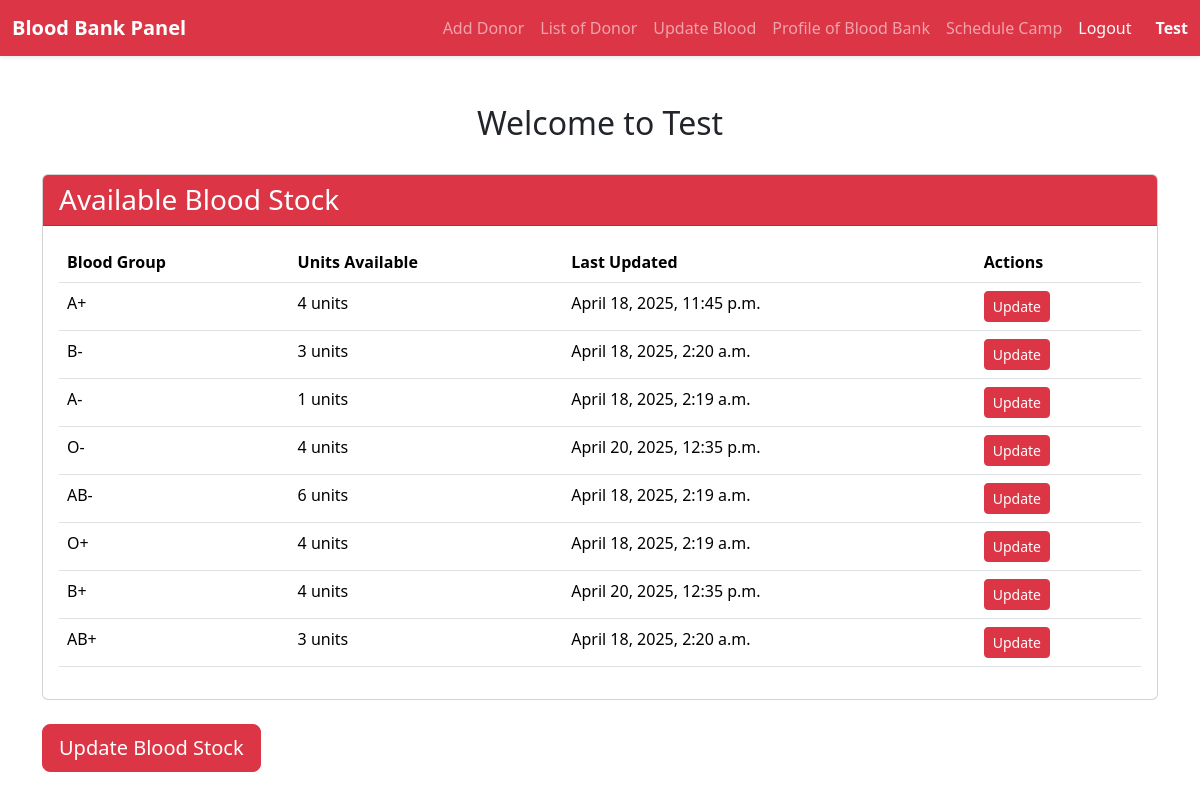
Page /bloodbank/ (signed in) on the committed database.
### core/models.py (models this page shows, shortened)
class BloodBankRegistration(models.Model):
    province = models.CharField(max_length=30, choices=PROVINCE_CHOICES)
    district = models.CharField(max_length=30, choices=DISTRICT_CHOICES)
    city = models.CharField(max_length=100)
    blood_bank_name = models.CharField(max_length=200)
    parent_hospital_name = models.CharField(max_length=200)
    short_name = models.CharField(max_length=100)
    category = models.CharField(max_length=30, choices=CATEGORY_CHOICES)
    contact_person = models.CharField(max_length=100)
    email = models.EmailField()
    contact_no = models.CharField(max_length=30)
    address = models.CharField(max_length=255)
    pincode = models.CharField(max_length=20)
    latitude = models.FloatField()
    longitude = models.FloatField()
    donor_voluntary = models.BooleanField(default=False)
    donor_replacement = models.BooleanField(default=False)
    donor_directed = models.BooleanField(default=False)
    donor_autologous = models.BooleanField(default=False)
    donor_family = models.BooleanField(default=False)
    donor_replacement_external = models.BooleanField(default=False)
    donation_leucapheresis = models.BooleanField(default=False)
    donation_plasmapheresis = models.BooleanField(default=False)
    donation_plateletpheresis = models.BooleanField(default=False)
    donation_whole_blood = models.BooleanField(default=False)
    remark = models.TextField(blank=True)
    username = models.CharField(max_length=100, unique=True)
    password = models.CharField(max_length=128)  # hashed
    submitted_at = models.DateTimeField(auto_now_add=True)

class BloodStock(models.Model):
    BLOOD_GROUP_CHOICES = [
        ('A+', 'A+'), ('A-', 'A-'),
        ('B+', 'B+'), ('B-', 'B-'),
        ('AB+', 'AB+'), ('AB-', 'AB-'),
        ('O+', 'O+'), ('O-', 'O-'),
    ]
    bloodbank = models.ForeignKey(BloodBankRegistration, on_delete=models.CASCADE, related_name='blood_stock')
    blood_group = models.CharField(max_length=3, choices=BLOOD_GROUP_CHOICES)
    units = models.PositiveIntegerField(default=0)
    last_updated = models.DateTimeField(auto_now=True)
    class Meta:
        unique_together = ('bloodbank', 'blood_group')

### core/views.py (the view)
# urls.py: path('bloodbank/', views.bloodbank_dashboard, name='bloodbank_dashboard'),
def bloodbank_dashboard(request):
    user_id = request.session.get('bloodbank_user_id')
    if not user_id:
        return redirect('raktasewa_login')
    bloodbank = BloodBankRegistration.objects.get(id=user_id)
    blood_stock = BloodStock.objects.filter(bloodbank=bloodbank)
    return render(request, 'bloodbank.html', {
        'bloodbank_name': bloodbank.blood_bank_name,
        'blood_stock': blood_stock
    })

### templates/bloodbank.html (shortened to what this page needs)
{% extends 'base2.html' %}
{% block content %}
<div class="container my-5">
    <div class="row mb-4">
        <div class="col-12 text-center">
            <h2>Welcome to {{ bloodbank_name }}</h2>
        </div>
    </div>
    <div class="row">
        <div class="col-12">
            <div class="card">
                <div class="card-header bg-danger text-white">
                    <h3 class="mb-0">Available Blood Stock</h3>
                </div>
                <div class="card-body">
                    {% if blood_stock %}
                    <div class="table-responsive">
                        <table class="table table-hover">
                            <thead>
                                <tr>
                                    <th>Blood Group</th>
                                    <th>Units Available</th>
                                    <th>Last Updated</th>
                                    <th>Actions</th>
                                </tr>
                            </thead>
                            <tbody>
                                {% for stock in blood_stock %}
                                <tr>
                                    <td>{{ stock.blood_group }}</td>
                                    <td>{{ stock.units }} units</td>
                                    <td>{{ stock.last_updated|date:"F j, Y, g:i a" }}</td>
                                    <td>
                                        <a href="{% url 'update_blood_group' stock.blood_group %}" class="btn btn-sm btn-danger">Update</a>
                                    </td>
                                </tr>
                                {% endfor %}
                            </tbody>
                        </table>
                    </div>
                    {% else %}
                    <p class="text-muted">No blood stock data available. Please update the blood stock.</p>
                    {% endif %}
                </div>
            </div>
        </div>
    </div>
    <div class="row mt-4">
        <div class="col-12">
            <a href="{% url 'update_blood' %}" class="btn btn-danger btn-lg">Update Blood Stock</a>
        </div>
    </div>
</div>
{% endblock %}

### templates/base2.html (shortened to what this page needs)
{% load static %}
<!DOCTYPE html>
<html lang="en">
<head>
    <link rel="stylesheet" href="https://cdn.jsdelivr.net/npm/bootstrap@5.3.3/dist/css/bootstrap.min.css">
    <link rel="stylesheet" href="{% static 'css/styles.css' %}">
</head>
<body>
    <nav class="navbar navbar-expand-lg navbar-dark bg-danger shadow-sm sticky-top">
      <div class="container-fluid">
        <a class="navbar-brand fw-bold" href="/bloodbank/">Blood Bank Panel</a>
        <div class="collapse navbar-collapse" id="bloodbankNavbar">
          <ul class="navbar-nav ms-auto mb-2 mb-lg-0">
            <li class="nav-item"><a class="nav-link" href="{% url 'add_donor' %}">Add Donor</a></li>
            <li class="nav-item"><a class="nav-link" href="{% url 'donor_list' %}">List of Donor</a></li>
            <li class="nav-item"><a class="nav-link" href="{% url 'update_blood' %}">Update Blood</a></li>
            <li class="nav-item"><a class="nav-link" href="#">Profile of Blood Bank</a></li>
            <li class="nav-item"><a class="nav-link" href="{% url 'camp_schedules' %}">Schedule Camp</a></li>
            <li class="nav-item"><a class="nav-link text-light" href="/bloodbank-logout/">Logout</a></li>
            {% if bloodbank_name %}
              <li class="nav-item d-flex align-items-center ms-3">
                <a class="navbar-text fw-bold text-light text-decoration-none" href="/bloodbank/profile/">{{ bloodbank_name }}</a>
              </li>
            {% endif %}
          </ul>
        </div>
      </div>
    </nav>
    <main class="container-fluid flex-shrink-0 min-vh-100">
      {% block content %}{% endblock %}
    </main>
</body>
</html>

### rows in the picture
BloodBankRegistration: blood_bank_name "Test"
BloodStock: blood_group "A+", units "4", last_updated "April 18, 2025, 11:45 p.m."
BloodStock: blood_group "B-", units "3", last_updated "April 18, 2025, 2:20 a.m."
BloodStock: blood_group "A-", units "1", last_updated "April 18, 2025, 2:19 a.m."
BloodStock: blood_group "O-", units "4", last_updated "April 20, 2025, 12:35 p.m."
BloodStock: blood_group "AB-", units "6", last_updated "April 18, 2025, 2:19 a.m."
BloodStock: blood_group "O+", units "4", last_updated "April 18, 2025, 2:19 a.m."
BloodStock: blood_group "B+", units "4", last_updated "April 20, 2025, 12:35 p.m."
BloodStock: blood_group "AB+", units "3", last_updated "April 18, 2025, 2:20 a.m."
